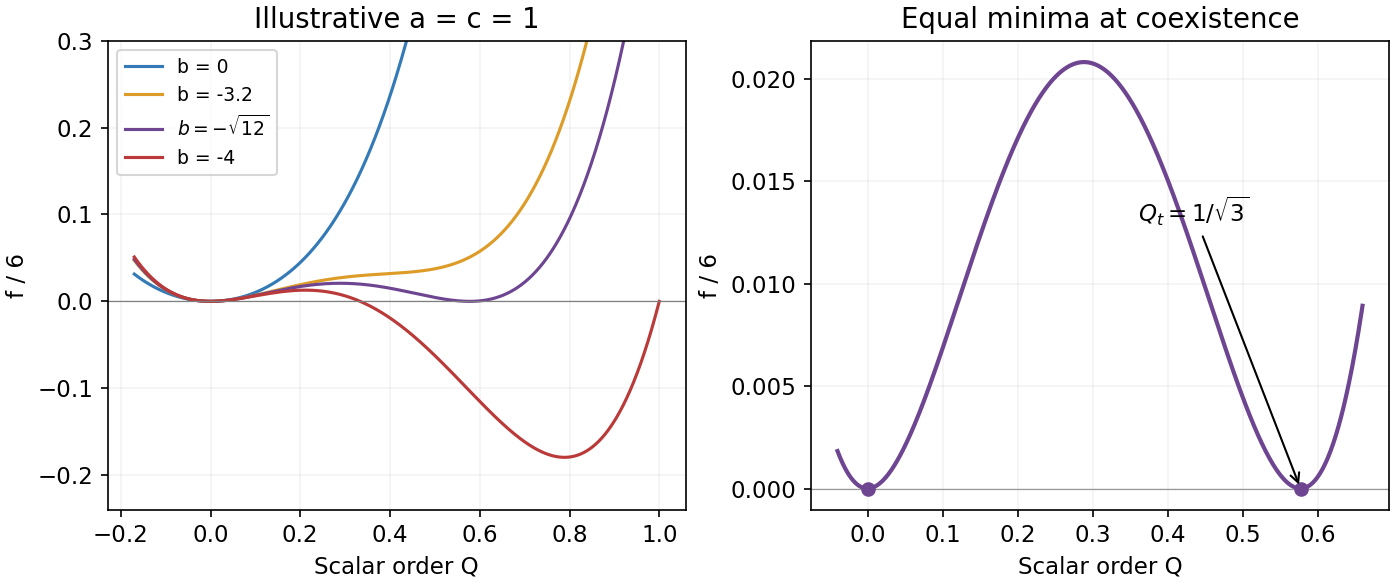

Python code for this plot:
"""Original explanatory plot. Tested with Python 3.14, NumPy and Matplotlib.
Write the PNG basename into the current working directory (Make mirrors it).
"""
import numpy as np
import matplotlib
matplotlib.use("Agg")
import matplotlib.pyplot as plt
plt.rcParams.update({"font.size":11,"figure.facecolor":"white","axes.facecolor":"white"})
a=c=1.;bt=-np.sqrt(12);qt=1/np.sqrt(3)
fig,axs=plt.subplots(1,2,figsize=(9.3,3.9),layout='constrained');Q=np.linspace(-.17,1.,1200)
for b,color,label in [(0,'#337ab7','b = 0'),(-3.2,'#dd9c28','b = -3.2'),(bt,'#6e4591',r'$b=-\sqrt{12}$'),(-4,'#ba3939','b = -4')]:axs[0].plot(Q,a*Q**2+b*Q**3+3*c*Q**4,color=color,label=label)
axs[0].axhline(0,color='.5',lw=.6);axs[0].set(xlabel='Scalar order Q',ylabel='f / 6',title='Illustrative a = c = 1',ylim=(-.24,.3));axs[0].legend(fontsize=9);axs[0].grid(alpha=.15)
q=np.linspace(-.04,.66,1000);axs[1].plot(q,3*c*q**2*(q-qt)**2,color='#6e4591',lw=2);axs[1].scatter([0,qt],[0,0],color='#6e4591',zorder=3);axs[1].axhline(0,color='.6',lw=.6);axs[1].set(xlabel='Scalar order Q',ylabel='f / 6',title='Equal minima at coexistence');axs[1].annotate(r'$Q_t=1/\sqrt{3}$',xy=(qt,0),xytext=(.36,.013),arrowprops={'arrowstyle':'->'});axs[1].grid(alpha=.15)
fig.savefig('paper-1-nematic-free-energy.png',dpi=150,facecolor='white');plt.close(fig)
